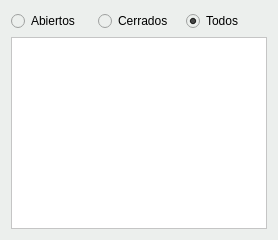
               <widget class="QWidget" name="tabWidget_4Page1">
                <property name="styleSheet">
                 <string notr="true">background-color: #ecefed;</string>
                </property>
                <attribute name="title">
                 <string>Lista Episodios paciente</string>
                </attribute>
                <layout class="QGridLayout" name="gridLayout_40">
                 <item row="0" column="3">
                  <widget class="QRadioButton" name="radEpisodioTodos">
                   <property name="text">
                    <string>Todos</string>
                   </property>
                   <property name="checked">
                    <bool>true</bool>
                   </property>
                  </widget>
                 </item>
                 <item row="0" column="1">
                  <widget class="QRadioButton" name="btnEpisodioAbierto">
                   <property name="text">
                    <string>Abiertos</string>
                   </property>
                   <property name="checked">
                    <bool>false</bool>
                   </property>
                  </widget>
                 </item>
                 <item row="0" column="2">
                  <widget class="QRadioButton" name="btnEpisodioCerrado">
                   <property name="text">
                    <string>Cerrados</string>
                   </property>
                  </widget>
                 </item>
                 <item row="1" column="1" colspan="3">
                  <widget class="QTableView" name="listaEpisodios">
                   <property name="styleSheet">
                    <string notr="true">background-color: rgb(255, 255, 255);
alternate-background-color: rgb(255, 255, 192);</string>
                   </property>
                   <property name="alternatingRowColors">
                    <bool>true</bool>
                   </property>
                   <property name="selectionBehavior">
                    <enum>QAbstractItemView::SelectRows</enum>
                   </property>
                  </widget>
                 </item>
                </layout>
               </widget>
